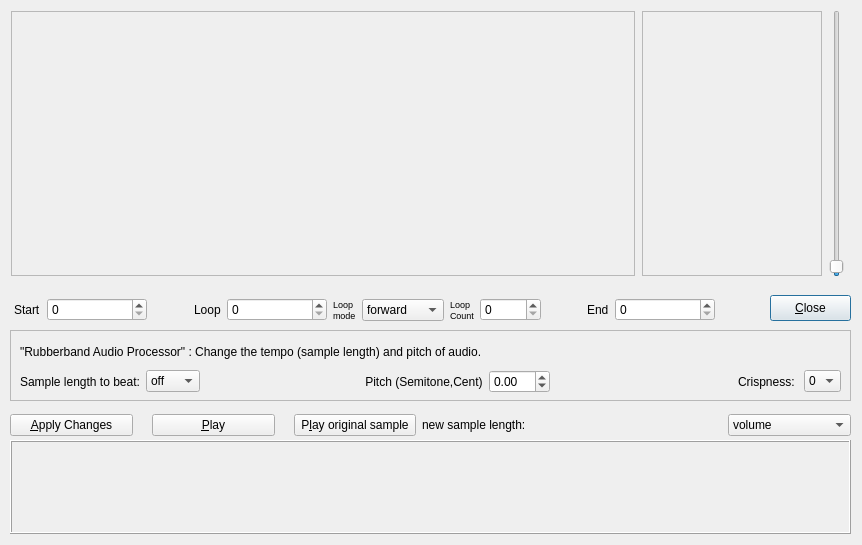
<?xml version="1.0" encoding="UTF-8"?>
<ui version="4.0">
 <class>SampleEditor_UI</class>
 <widget class="QDialog" name="SampleEditor_UI">
  <property name="geometry">
   <rect>
    <x>0</x>
    <y>0</y>
    <width>862</width>
    <height>545</height>
   </rect>
  </property>
  <property name="windowTitle">
   <string>Dialog</string>
  </property>
  <widget class="QFrame" name="targetSampleView">
   <property name="geometry">
    <rect>
     <x>10</x>
     <y>440</y>
     <width>841</width>
     <height>94</height>
    </rect>
   </property>
   <property name="cursor">
    <cursorShape>CrossCursor</cursorShape>
   </property>
   <property name="frameShape">
    <enum>QFrame::Box</enum>
   </property>
   <property name="frameShadow">
    <enum>QFrame::Raised</enum>
   </property>
   <zorder>rubberbandLabel</zorder>
  </widget>
  <widget class="QPushButton" name="ClosePushButton">
   <property name="geometry">
    <rect>
     <x>770</x>
     <y>295</y>
     <width>81</width>
     <height>26</height>
    </rect>
   </property>
   <property name="text">
    <string>&amp;Close</string>
   </property>
  </widget>
  <widget class="QWidget" name="layoutWidget">
   <property name="geometry">
    <rect>
     <x>14</x>
     <y>295</y>
     <width>701</width>
     <height>30</height>
    </rect>
   </property>
   <layout class="QHBoxLayout" name="spinboxesLayout">
    <item>
     <widget class="QLabel" name="label_Start">
      <property name="text">
       <string>Start</string>
      </property>
     </widget>
    </item>
    <item>
     <widget class="QSpinBox" name="StartFrameSpinBox">
      <property name="minimumSize">
       <size>
        <width>100</width>
        <height>0</height>
       </size>
      </property>
      <property name="toolTip">
       <string>Adjust sample start frame</string>
      </property>
      <property name="maximum">
       <number>1000000000</number>
      </property>
     </widget>
    </item>
    <item>
     <spacer name="horizontalSpacer_3">
      <property name="orientation">
       <enum>Qt::Horizontal</enum>
      </property>
      <property name="sizeHint" stdset="0">
       <size>
        <width>40</width>
        <height>20</height>
       </size>
      </property>
     </spacer>
    </item>
    <item>
     <widget class="QLabel" name="label_Loop">
      <property name="text">
       <string>Loop</string>
      </property>
     </widget>
    </item>
    <item>
     <widget class="QSpinBox" name="LoopFrameSpinBox">
      <property name="minimumSize">
       <size>
        <width>100</width>
        <height>0</height>
       </size>
      </property>
      <property name="toolTip">
       <string>Adjust sample loop begin frame</string>
      </property>
      <property name="maximum">
       <number>1000000000</number>
      </property>
     </widget>
    </item>
    <item>
     <widget class="QLabel" name="label_LoopMode">
      <property name="text">
       <string>&lt;!DOCTYPE HTML PUBLIC &quot;-//W3C//DTD HTML 4.0//EN&quot; &quot;http://www.w3.org/TR/REC-html40/strict.dtd&quot;&gt;
&lt;html&gt;&lt;head&gt;&lt;meta name=&quot;qrichtext&quot; content=&quot;1&quot; /&gt;&lt;style type=&quot;text/css&quot;&gt;
p, li { white-space: pre-wrap; }
&lt;/style&gt;&lt;/head&gt;&lt;body style=&quot; font-family:'Sans'; font-size:8pt; font-weight:400; font-style:normal;&quot;&gt;
&lt;p style=&quot; margin-top:0px; margin-bottom:0px; margin-left:0px; margin-right:0px; -qt-block-indent:0; text-indent:0px;&quot;&gt;&lt;span style=&quot; font-size:7pt;&quot;&gt;Loop&lt;/span&gt;&lt;/p&gt;
&lt;p style=&quot; margin-top:0px; margin-bottom:0px; margin-left:0px; margin-right:0px; -qt-block-indent:0; text-indent:0px;&quot;&gt;&lt;span style=&quot; font-size:7pt;&quot;&gt;mode&lt;/span&gt;&lt;/p&gt;&lt;/body&gt;&lt;/html&gt;</string>
      </property>
     </widget>
    </item>
    <item>
     <widget class="QComboBox" name="ProcessingTypeComboBox">
      <property name="minimumSize">
       <size>
        <width>82</width>
        <height>0</height>
       </size>
      </property>
      <property name="toolTip">
       <string>set processing</string>
      </property>
      <item>
       <property name="text">
        <string>forward</string>
       </property>
      </item>
      <item>
       <property name="text">
        <string>reverse</string>
       </property>
      </item>
      <item>
       <property name="text">
        <string>pingpong</string>
       </property>
      </item>
     </widget>
    </item>
    <item>
     <widget class="QLabel" name="label_LoopCount">
      <property name="text">
       <string>&lt;!DOCTYPE HTML PUBLIC &quot;-//W3C//DTD HTML 4.0//EN&quot; &quot;http://www.w3.org/TR/REC-html40/strict.dtd&quot;&gt;
&lt;html&gt;&lt;head&gt;&lt;meta name=&quot;qrichtext&quot; content=&quot;1&quot; /&gt;&lt;style type=&quot;text/css&quot;&gt;
p, li { white-space: pre-wrap; }
&lt;/style&gt;&lt;/head&gt;&lt;body style=&quot; font-family:'Sans'; font-size:8pt; font-weight:400; font-style:normal;&quot;&gt;
&lt;p style=&quot; margin-top:0px; margin-bottom:0px; margin-left:0px; margin-right:0px; -qt-block-indent:0; text-indent:0px;&quot;&gt;&lt;span style=&quot; font-size:7pt;&quot;&gt;Loop&lt;/span&gt;&lt;/p&gt;
&lt;p style=&quot; margin-top:0px; margin-bottom:0px; margin-left:0px; margin-right:0px; -qt-block-indent:0; text-indent:0px;&quot;&gt;&lt;span style=&quot; font-size:7pt;&quot;&gt;Count&lt;/span&gt;&lt;/p&gt;&lt;/body&gt;&lt;/html&gt;</string>
      </property>
     </widget>
    </item>
    <item>
     <widget class="QSpinBox" name="LoopCountSpinBox">
      <property name="minimumSize">
       <size>
        <width>60</width>
        <height>0</height>
       </size>
      </property>
      <property name="toolTip">
       <string>loops</string>
      </property>
      <property name="minimum">
       <number>0</number>
      </property>
      <property name="maximum">
       <number>10000</number>
      </property>
     </widget>
    </item>
    <item>
     <spacer name="horizontalSpacer_4">
      <property name="orientation">
       <enum>Qt::Horizontal</enum>
      </property>
      <property name="sizeHint" stdset="0">
       <size>
        <width>40</width>
        <height>20</height>
       </size>
      </property>
     </spacer>
    </item>
    <item>
     <widget class="QLabel" name="label_End">
      <property name="text">
       <string>End</string>
      </property>
     </widget>
    </item>
    <item>
     <widget class="QSpinBox" name="EndFrameSpinBox">
      <property name="minimumSize">
       <size>
        <width>100</width>
        <height>0</height>
       </size>
      </property>
      <property name="toolTip">
       <string>Adjust sample end &amp; loop end frame</string>
      </property>
      <property name="maximum">
       <number>1000000000</number>
      </property>
     </widget>
    </item>
   </layout>
  </widget>
  <widget class="QWidget" name="layoutWidget_2">
   <property name="geometry">
    <rect>
     <x>10</x>
     <y>10</y>
     <width>836</width>
     <height>267</height>
    </rect>
   </property>
   <layout class="QHBoxLayout" name="mainSampleViewLayout">
    <item>
     <widget class="QFrame" name="mainSampleview">
      <property name="minimumSize">
       <size>
        <width>624</width>
        <height>265</height>
       </size>
      </property>
      <property name="maximumSize">
       <size>
        <width>624</width>
        <height>265</height>
       </size>
      </property>
      <property name="cursor">
       <cursorShape>SplitHCursor</cursorShape>
      </property>
      <property name="frameShape">
       <enum>QFrame::StyledPanel</enum>
      </property>
      <property name="frameShadow">
       <enum>QFrame::Raised</enum>
      </property>
     </widget>
    </item>
    <item>
     <widget class="QFrame" name="mainSampleAdjustView">
      <property name="minimumSize">
       <size>
        <width>180</width>
        <height>265</height>
       </size>
      </property>
      <property name="maximumSize">
       <size>
        <width>180</width>
        <height>265</height>
       </size>
      </property>
      <property name="frameShape">
       <enum>QFrame::StyledPanel</enum>
      </property>
      <property name="frameShadow">
       <enum>QFrame::Raised</enum>
      </property>
     </widget>
    </item>
    <item>
     <widget class="QSlider" name="verticalzoomSlider">
      <property name="value">
       <number>1</number>
      </property>
      <property name="orientation">
       <enum>Qt::Vertical</enum>
      </property>
     </widget>
    </item>
   </layout>
  </widget>
  <widget class="QFrame" name="RubberbandCframe">
   <property name="geometry">
    <rect>
     <x>10</x>
     <y>330</y>
     <width>841</width>
     <height>71</height>
    </rect>
   </property>
   <property name="frameShape">
    <enum>QFrame::StyledPanel</enum>
   </property>
   <property name="frameShadow">
    <enum>QFrame::Raised</enum>
   </property>
   <widget class="QWidget" name="layoutWidget">
    <property name="geometry">
     <rect>
      <x>10</x>
      <y>10</y>
      <width>821</width>
      <height>53</height>
     </rect>
    </property>
    <layout class="QVBoxLayout" name="verticalLayout">
     <item>
      <widget class="QLabel" name="rubberbandLabel">
       <property name="text">
        <string>&quot;Rubberband Audio Processor&quot; : Change the tempo (sample length) and pitch of audio.</string>
       </property>
      </widget>
     </item>
     <item>
      <layout class="QHBoxLayout" name="horizontalLayout_2">
       <item>
        <widget class="QLabel" name="label">
         <property name="text">
          <string>Sample length to beat:</string>
         </property>
        </widget>
       </item>
       <item>
        <widget class="QComboBox" name="rubberComboBox">
         <property name="maximumSize">
          <size>
           <width>75</width>
           <height>16777215</height>
          </size>
         </property>
         <item>
          <property name="text">
           <string>off</string>
          </property>
         </item>
         <item>
          <property name="text">
           <string>1/64</string>
          </property>
         </item>
         <item>
          <property name="text">
           <string>1/32</string>
          </property>
         </item>
         <item>
          <property name="text">
           <string>1/16</string>
          </property>
         </item>
         <item>
          <property name="text">
           <string>1/8</string>
          </property>
         </item>
         <item>
          <property name="text">
           <string>1/4</string>
          </property>
         </item>
         <item>
          <property name="text">
           <string>1/2</string>
          </property>
         </item>
         <item>
          <property name="text">
           <string>1</string>
          </property>
         </item>
         <item>
          <property name="text">
           <string>2</string>
          </property>
         </item>
         <item>
          <property name="text">
           <string>3</string>
          </property>
         </item>
         <item>
          <property name="text">
           <string>4</string>
          </property>
         </item>
         <item>
          <property name="text">
           <string>5</string>
          </property>
         </item>
         <item>
          <property name="text">
           <string>6</string>
          </property>
         </item>
         <item>
          <property name="text">
           <string>7</string>
          </property>
         </item>
         <item>
          <property name="text">
           <string>8</string>
          </property>
         </item>
         <item>
          <property name="text">
           <string>9</string>
          </property>
         </item>
         <item>
          <property name="text">
           <string>10</string>
          </property>
         </item>
         <item>
          <property name="text">
           <string>11</string>
          </property>
         </item>
         <item>
          <property name="text">
           <string>12</string>
          </property>
         </item>
         <item>
          <property name="text">
           <string>13</string>
          </property>
         </item>
         <item>
          <property name="text">
           <string>14</string>
          </property>
         </item>
         <item>
          <property name="text">
           <string>15</string>
          </property>
         </item>
         <item>
          <property name="text">
           <string>16</string>
          </property>
         </item>
         <item>
          <property name="text">
           <string>17</string>
          </property>
         </item>
         <item>
          <property name="text">
           <string>18</string>
          </property>
         </item>
         <item>
          <property name="text">
           <string>19</string>
          </property>
         </item>
         <item>
          <property name="text">
           <string>20</string>
          </property>
         </item>
         <item>
          <property name="text">
           <string>21</string>
          </property>
         </item>
         <item>
          <property name="text">
           <string>22</string>
          </property>
         </item>
         <item>
          <property name="text">
           <string>23</string>
          </property>
         </item>
         <item>
          <property name="text">
           <string>24</string>
          </property>
         </item>
         <item>
          <property name="text">
           <string>25</string>
          </property>
         </item>
         <item>
          <property name="text">
           <string>26</string>
          </property>
         </item>
         <item>
          <property name="text">
           <string>27</string>
          </property>
         </item>
         <item>
          <property name="text">
           <string>28</string>
          </property>
         </item>
         <item>
          <property name="text">
           <string>29</string>
          </property>
         </item>
         <item>
          <property name="text">
           <string>30</string>
          </property>
         </item>
         <item>
          <property name="text">
           <string>31</string>
          </property>
         </item>
         <item>
          <property name="text">
           <string>32</string>
          </property>
         </item>
        </widget>
       </item>
       <item>
        <widget class="QLabel" name="ratiolabel">
         <property name="enabled">
          <bool>true</bool>
         </property>
         <property name="minimumSize">
          <size>
           <width>150</width>
           <height>0</height>
          </size>
         </property>
         <property name="text">
          <string/>
         </property>
        </widget>
       </item>
       <item>
        <widget class="QLabel" name="pitchlabel">
         <property name="text">
          <string> Pitch (Semitone,Cent)</string>
         </property>
        </widget>
       </item>
       <item>
        <widget class="QDoubleSpinBox" name="pitchdoubleSpinBox">
         <property name="maximumSize">
          <size>
           <width>75</width>
           <height>16777215</height>
          </size>
         </property>
         <property name="toolTip">
          <string>Pitch the sample in semitones, cents</string>
         </property>
         <property name="minimum">
          <double>-36.000000000000000</double>
         </property>
         <property name="maximum">
          <double>36.000000000000000</double>
         </property>
         <property name="singleStep">
          <double>0.010000000000000</double>
         </property>
         <property name="value">
          <double>0.000000000000000</double>
         </property>
        </widget>
       </item>
       <item>
        <layout class="QHBoxLayout" name="horizontalLayout">
         <item>
          <spacer name="horizontalSpacer_5">
           <property name="orientation">
            <enum>Qt::Horizontal</enum>
           </property>
           <property name="sizeHint" stdset="0">
            <size>
             <width>40</width>
             <height>20</height>
            </size>
           </property>
          </spacer>
         </item>
         <item>
          <widget class="QLabel" name="r_c_label">
           <property name="maximumSize">
            <size>
             <width>100</width>
             <height>16777215</height>
            </size>
           </property>
           <property name="text">
            <string>Crispness: </string>
           </property>
          </widget>
         </item>
         <item>
          <widget class="QComboBox" name="rubberbandCsettingscomboBox">
           <property name="minimumSize">
            <size>
             <width>0</width>
             <height>0</height>
            </size>
           </property>
           <property name="maximumSize">
            <size>
             <width>45</width>
             <height>16777215</height>
            </size>
           </property>
           <property name="toolTip">
            <string>&lt;!DOCTYPE HTML PUBLIC &quot;-//W3C//DTD HTML 4.0//EN&quot; &quot;http://www.w3.org/TR/REC-html40/strict.dtd&quot;&gt;
&lt;html&gt;&lt;head&gt;&lt;meta name=&quot;qrichtext&quot; content=&quot;1&quot; /&gt;&lt;style type=&quot;text/css&quot;&gt;
p, li { white-space: pre-wrap; }
&lt;/style&gt;&lt;/head&gt;&lt;body style=&quot; font-family:'DejaVu Sans'; font-size:9pt; font-weight:400; font-style:normal;&quot;&gt;
&lt;p style=&quot; margin-top:0px; margin-bottom:0px; margin-left:0px; margin-right:0px; -qt-block-indent:0; text-indent:0px;&quot;&gt;&quot;Crispness&quot; levels:&lt;/p&gt;
&lt;p style=&quot; margin-top:0px; margin-bottom:0px; margin-left:0px; margin-right:0px; -qt-block-indent:0; text-indent:0px;&quot;&gt;  0   equivalent to --no-transients --no-lamination --window-long&lt;/p&gt;
&lt;p style=&quot; margin-top:0px; margin-bottom:0px; margin-left:0px; margin-right:0px; -qt-block-indent:0; text-indent:0px;&quot;&gt;  1   equivalent to --no-transients --no-lamination&lt;/p&gt;
&lt;p style=&quot; margin-top:0px; margin-bottom:0px; margin-left:0px; margin-right:0px; -qt-block-indent:0; text-indent:0px;&quot;&gt;  2   equivalent to --no-transients&lt;/p&gt;
&lt;p style=&quot; margin-top:0px; margin-bottom:0px; margin-left:0px; margin-right:0px; -qt-block-indent:0; text-indent:0px;&quot;&gt;  3   equivalent to --bl-transients&lt;/p&gt;
&lt;p style=&quot; margin-top:0px; margin-bottom:0px; margin-left:0px; margin-right:0px; -qt-block-indent:0; text-indent:0px;&quot;&gt;  4   default processing options&lt;/p&gt;
&lt;p style=&quot; margin-top:0px; margin-bottom:0px; margin-left:0px; margin-right:0px; -qt-block-indent:0; text-indent:0px;&quot;&gt;  5   equivalent to --no-lamination --window-short (may be good for drums)&lt;/p&gt;
&lt;p style=&quot;-qt-paragraph-type:empty; margin-top:0px; margin-bottom:0px; margin-left:0px; margin-right:0px; -qt-block-indent:0; text-indent:0px;&quot;&gt;&lt;/p&gt;
&lt;p style=&quot; margin-top:0px; margin-bottom:0px; margin-left:0px; margin-right:0px; -qt-block-indent:0; text-indent:0px;&quot;&gt;more informations about you can find here:&lt;/p&gt;
&lt;p style=&quot; margin-top:0px; margin-bottom:0px; margin-left:0px; margin-right:0px; -qt-block-indent:0; text-indent:0px;&quot;&gt;&lt;a href=&quot;http://www.breakfastquay.com/rubberband/ &quot;&gt;&lt;span style=&quot; text-decoration: underline; color:#0000ff;&quot;&gt;http://www.breakfastquay.com/rubberband/ &lt;/span&gt;&lt;/a&gt;&lt;/p&gt;&lt;/body&gt;&lt;/html&gt;</string>
           </property>
           <item>
            <property name="text">
             <string>0</string>
            </property>
           </item>
           <item>
            <property name="text">
             <string>1</string>
            </property>
           </item>
           <item>
            <property name="text">
             <string>2</string>
            </property>
           </item>
           <item>
            <property name="text">
             <string>3</string>
            </property>
           </item>
           <item>
            <property name="text">
             <string>4</string>
            </property>
           </item>
           <item>
            <property name="text">
             <string>5</string>
            </property>
           </item>
          </widget>
         </item>
        </layout>
       </item>
      </layout>
     </item>
    </layout>
   </widget>
  </widget>
  <widget class="QWidget" name="layoutWidget">
   <property name="geometry">
    <rect>
     <x>10</x>
     <y>410</y>
     <width>841</width>
     <height>30</height>
    </rect>
   </property>
   <layout class="QHBoxLayout" name="horizontalLayout_3">
    <item>
     <widget class="QPushButton" name="PrevChangesPushButton">
      <property name="text">
       <string>&amp;Apply Changes</string>
      </property>
     </widget>
    </item>
    <item>
     <spacer name="horizontalSpacer">
      <property name="orientation">
       <enum>Qt::Horizontal</enum>
      </property>
      <property name="sizeType">
       <enum>QSizePolicy::Maximum</enum>
      </property>
      <property name="sizeHint" stdset="0">
       <size>
        <width>13</width>
        <height>20</height>
       </size>
      </property>
     </spacer>
    </item>
    <item>
     <widget class="QPushButton" name="PlayPushButton">
      <property name="text">
       <string>&amp;Play</string>
      </property>
     </widget>
    </item>
    <item>
     <spacer name="horizontalSpacer_2">
      <property name="orientation">
       <enum>Qt::Horizontal</enum>
      </property>
      <property name="sizeType">
       <enum>QSizePolicy::Minimum</enum>
      </property>
      <property name="sizeHint" stdset="0">
       <size>
        <width>13</width>
        <height>20</height>
       </size>
      </property>
     </spacer>
    </item>
    <item>
     <widget class="QPushButton" name="PlayOrigPushButton">
      <property name="text">
       <string>P&amp;lay original sample</string>
      </property>
     </widget>
    </item>
    <item>
     <widget class="QLabel" name="newlengthLabel">
      <property name="minimumSize">
       <size>
        <width>300</width>
        <height>0</height>
       </size>
      </property>
      <property name="text">
       <string>new sample length:</string>
      </property>
     </widget>
    </item>
    <item>
     <widget class="QComboBox" name="EditTypeComboBox">
      <property name="minimumSize">
       <size>
        <width>60</width>
        <height>0</height>
       </size>
      </property>
      <property name="toolTip">
       <string>fade-out type</string>
      </property>
      <item>
       <property name="text">
        <string>volume</string>
       </property>
      </item>
      <item>
       <property name="text">
        <string>panorama</string>
       </property>
      </item>
     </widget>
    </item>
   </layout>
  </widget>
  <zorder>targetSampleView</zorder>
  <zorder>ClosePushButton</zorder>
  <zorder>layoutWidget</zorder>
  <zorder>layoutWidget_2</zorder>
  <zorder>layoutWidget</zorder>
  <zorder>RubberbandCframe</zorder>
 </widget>
 <tabstops>
  <tabstop>ProcessingTypeComboBox</tabstop>
  <tabstop>LoopCountSpinBox</tabstop>
  <tabstop>PrevChangesPushButton</tabstop>
  <tabstop>PlayOrigPushButton</tabstop>
  <tabstop>ClosePushButton</tabstop>
 </tabstops>
 <resources/>
 <connections/>
</ui>
